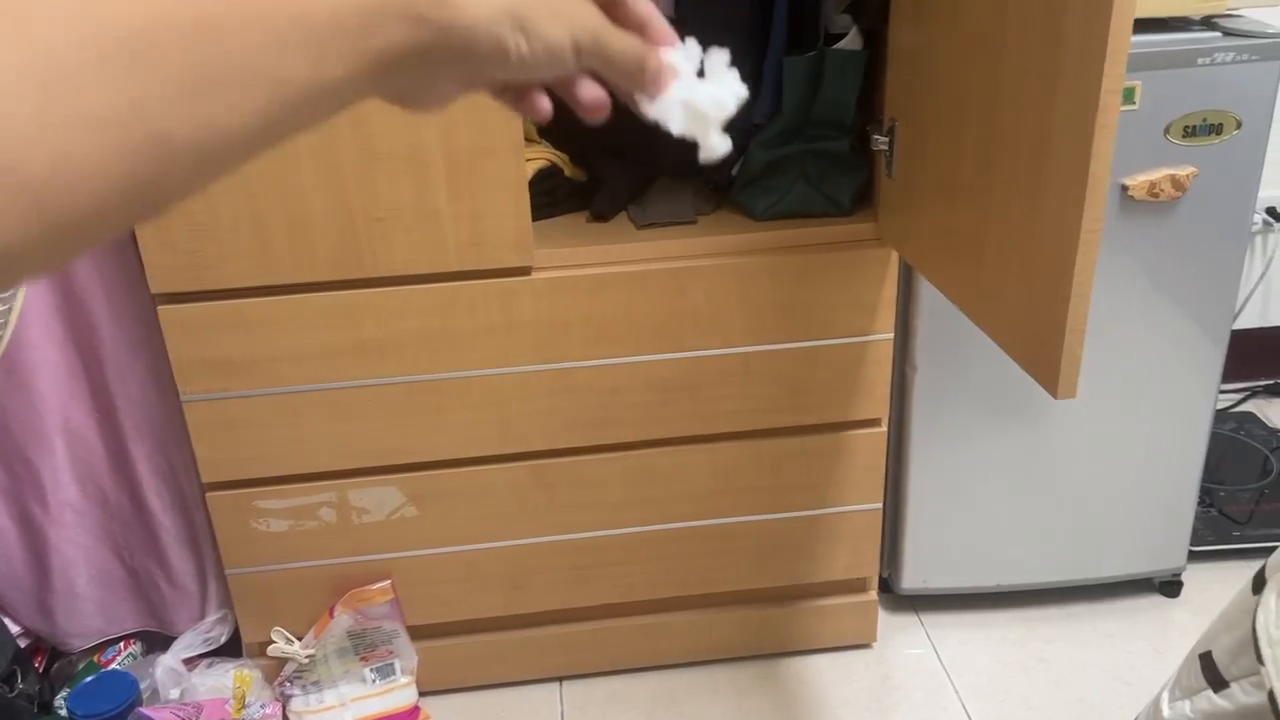
#> input picture frame 27 of Trash dection/448403827_7837818646332339_4452877162250273708_n.mp4, 1280 x 720 px, given in place of BRK6893.mp4, which was not available
$ python OF_test2.py
#> lines starting #> are read from the running program, lines starting #| are printed output that depends on the picture; pictures that were not available may be replaced by others from this repository, and a replacement may not be noted
import numpy as np
import cv2 as cv

cap = cv.VideoCapture(r'C:\Users\chanmuen\Downloads\trash.v2i.yolov8\BRK6893.mp4')

# params for ShiTomasi corner detection
feature_params = dict(maxCorners=100,
                      qualityLevel=0.3,
                      minDistance=7,
                      blockSize=7)

# Parameters for lucas kanade optical flow
lk_params = dict(winSize=(15, 15),
                 maxLevel=2,
                 criteria=(cv.TERM_CRITERIA_EPS | cv.TERM_CRITERIA_COUNT, 10, 0.03))

# Create some random colors
color = np.random.randint(0, 255, (100, 3))

# Take first frame and find corners in it
ret, old_frame = cap.read()
#> old_frame is the input picture: shape (720, 1280, 3); mean B, G, R 101.5, 123.1, 151.5
old_gray = cv.cvtColor(old_frame, cv.COLOR_BGR2GRAY)
p0 = cv.goodFeaturesToTrack(old_gray, mask=None, **feature_params)
#> p0 = 53 rows, first 8: [120, 644], [118, 664], [300, 640], [132, 642], [22, 645], [37, 665], [64, 712], [1190, 552]

# Create a mask image for drawing purposes
mask = np.zeros_like(old_frame)

# Define the ROI (e.g., the area where the trash can is located)
roi_top_left = (400, 300)
roi_bottom_right = (500, 400)

while(1):
    ret, frame = cap.read()
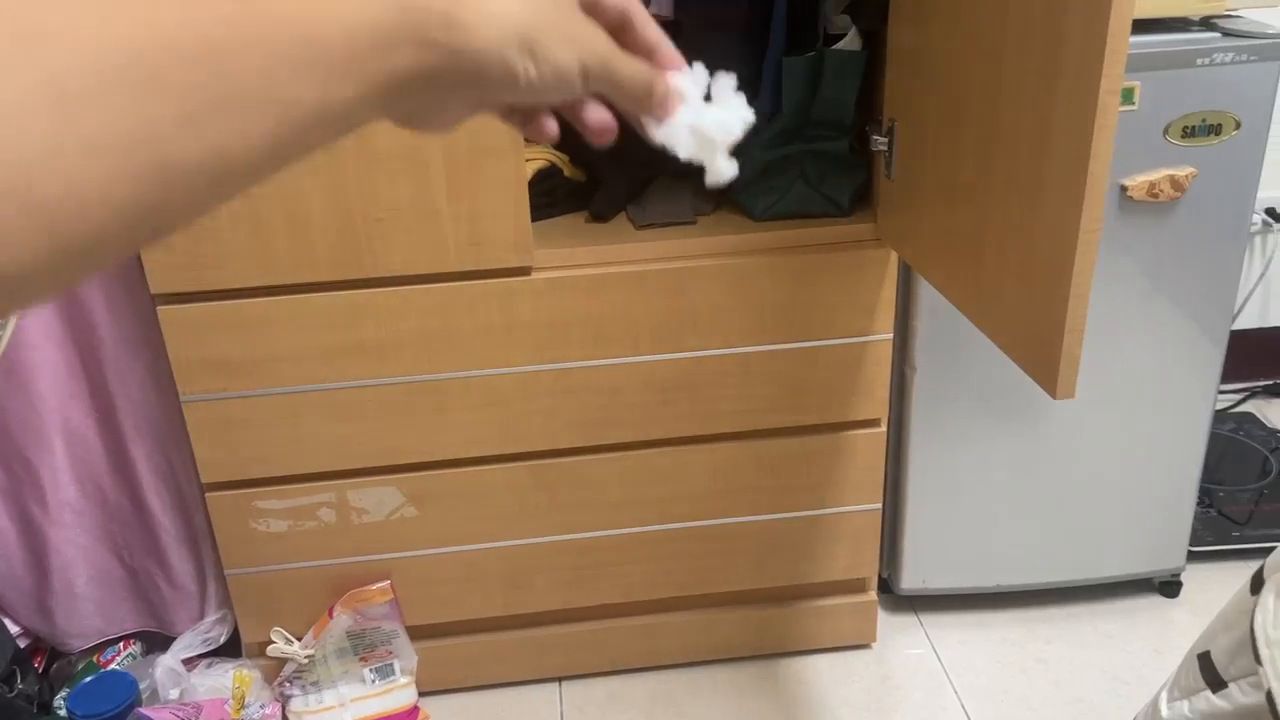
#> input picture frame 28 of Trash dection/448403827_7837818646332339_4452877162250273708_n.mp4, 1280 x 720 px, given in place of BRK6893.mp4, which was not available
#> frame is the input picture: shape (720, 1280, 3); mean B, G, R 101.7, 123.8, 152
    if not ret:
        break
    frame_gray = cv.cvtColor(frame, cv.COLOR_BGR2GRAY)
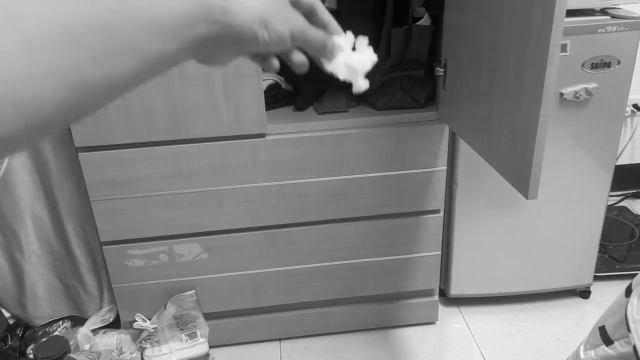
#> frame_gray: shape (720, 1280) (shown at 1/2 size); min 0, max 255, mean 129.7

    # calculate optical flow
    p1, st, err = cv.calcOpticalFlowPyrLK(old_gray, frame_gray, p0, None, **lk_params)
#> p1 = 53 rows, first 8: [119.5, 644.3], [117.4, 664.3], [299.5, 640.2], [131.8, 642.2], [21.63, 645.2], [36.54, 665.2], [63.41, 712.2], [1189.2, 552.2]; st = 53 values from 1 to 1; err = 53 values, max 6.37 at index 19, min 1.34 at index 20, mean 2.97

    # Select good points
    good_new = p1[st == 1]
#> good_new = 53 pairs, first value 12.48 to 1273.6, second value 20.63 to 712.2
    good_old = p0[st == 1]
#> good_old = 53 pairs, first value 13 to 1274, second value 20 to 712

    # draw the tracks
    for i, (new, old) in enumerate(zip(good_new, good_old)):
        a, b = new.ravel()
        c, d = old.ravel()
        a, b, c, d = int(a), int(b), int(c), int(d)
        mask = cv.line(mask, (a, b), (c, d), color[i].tolist(), 2)
        frame = cv.circle(frame, (a, b), 5, color[i].tolist(), -1)

        # Check if the new point is in the ROI
        if (roi_top_left[0] <= a <= roi_bottom_right[0]) and (roi_top_left[1] <= b <= roi_bottom_right[1]):
            # Check if there is a significant downward motion
            if b > d + 20:
                print("Littering detected")
#> this loop made 53 passes
#> (new, a, b, c, d) on passes 1 to 8: ([119.5, 644.3], 119, 644, 120, 644), ([117.4, 664.3], 117, 664, 118, 664), ([299.5, 640.2], 299, 640, 300, 640), ([131.8, 642.2], 131, 642, 132, 642), ([21.63, 645.2], 21, 645, 22, 645), ([36.54, 665.2], 36, 665, 37, 665), ([63.41, 712.2], 63, 712, 64, 712), ([1189.2, 552.2], 1189, 552, 1190, 552)
#> frame: shape (720, 1280, 3); mean B, G, R 101.7, 123.8, 152
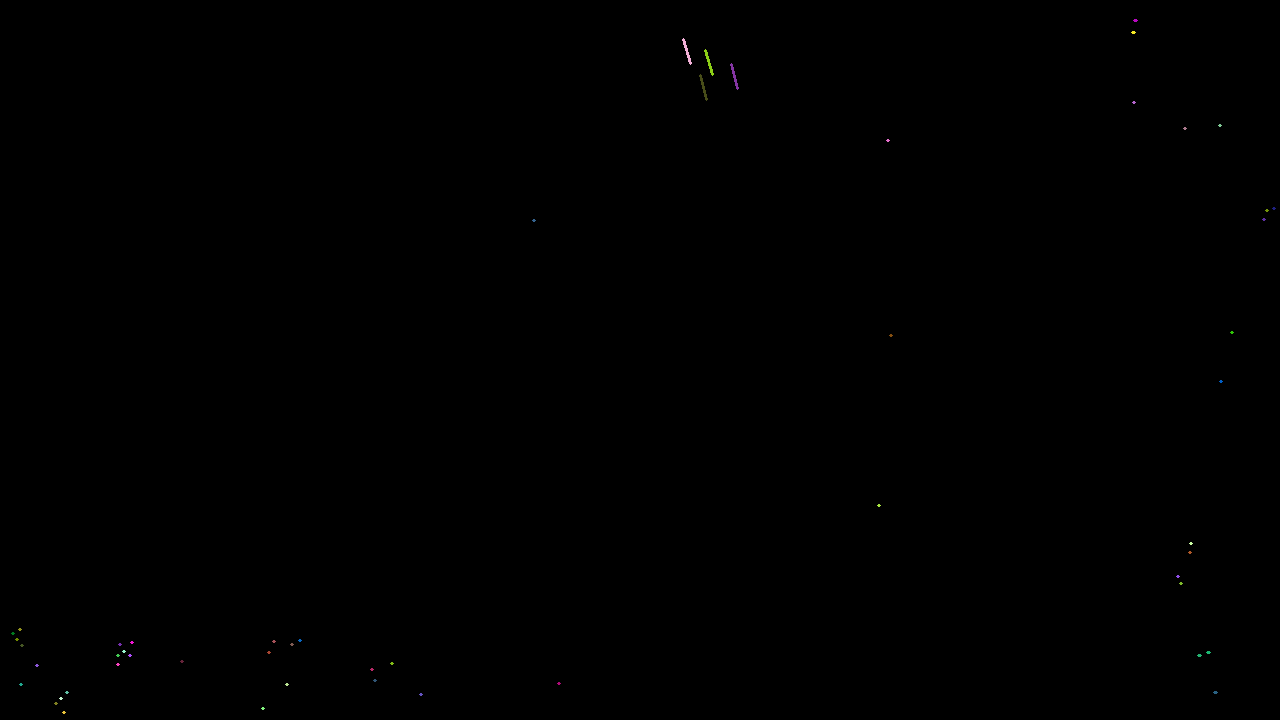
#> mask: shape (720, 1280, 3); mean of channels 0, 1, 2 0.1, 0.1, 0.1; drawn as B, G, R

    img = cv.add(frame, mask)

    # Draw the ROI on the frame
    frame = cv.rectangle(frame, roi_top_left, roi_bottom_right, (0, 255, 0), 2)
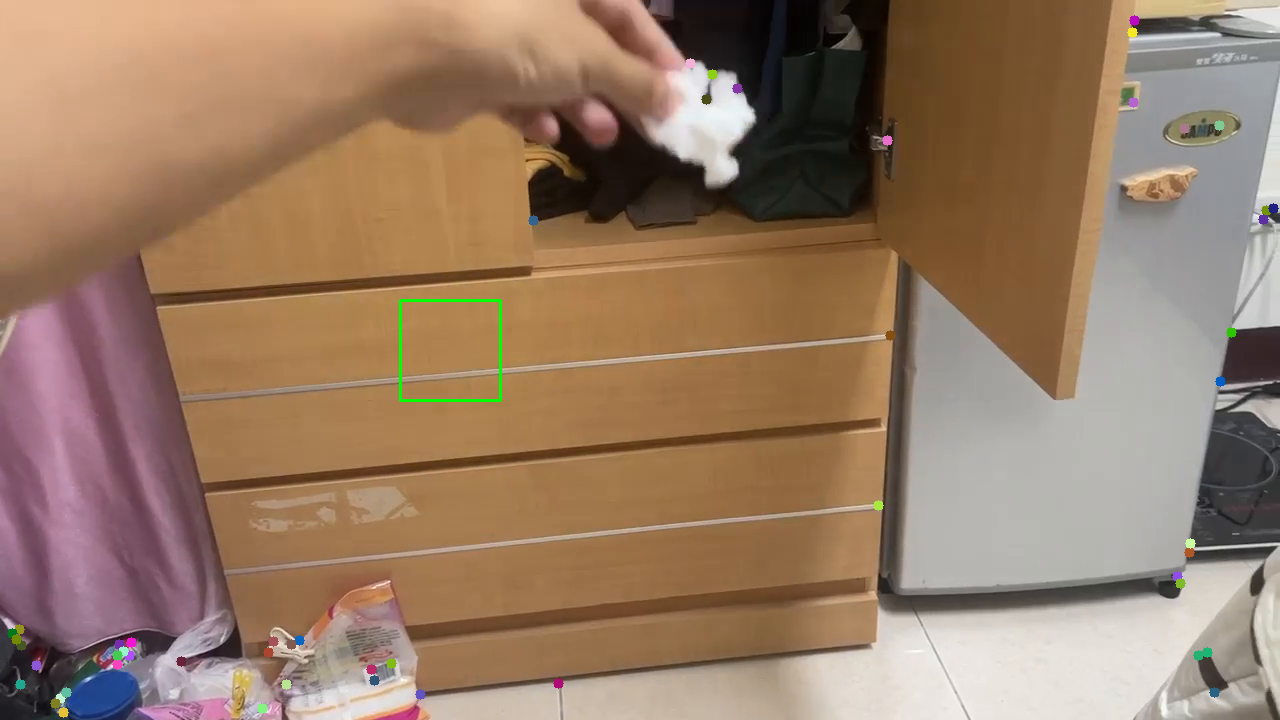
#> frame: shape (720, 1280, 3); mean B, G, R 101.6, 124, 151.8

    cv.imshow('frame', img)
    k = cv.waitKey(30) & 0xff
#> (key Esc is pressed here)
    if k == 27:
        break

    # Now update the previous frame and previous points
    old_gray = frame_gray.copy()
    p0 = good_new.reshape(-1, 1, 2)

cv.destroyAllWindows()
cap.release()

$ run again, starting later in the video
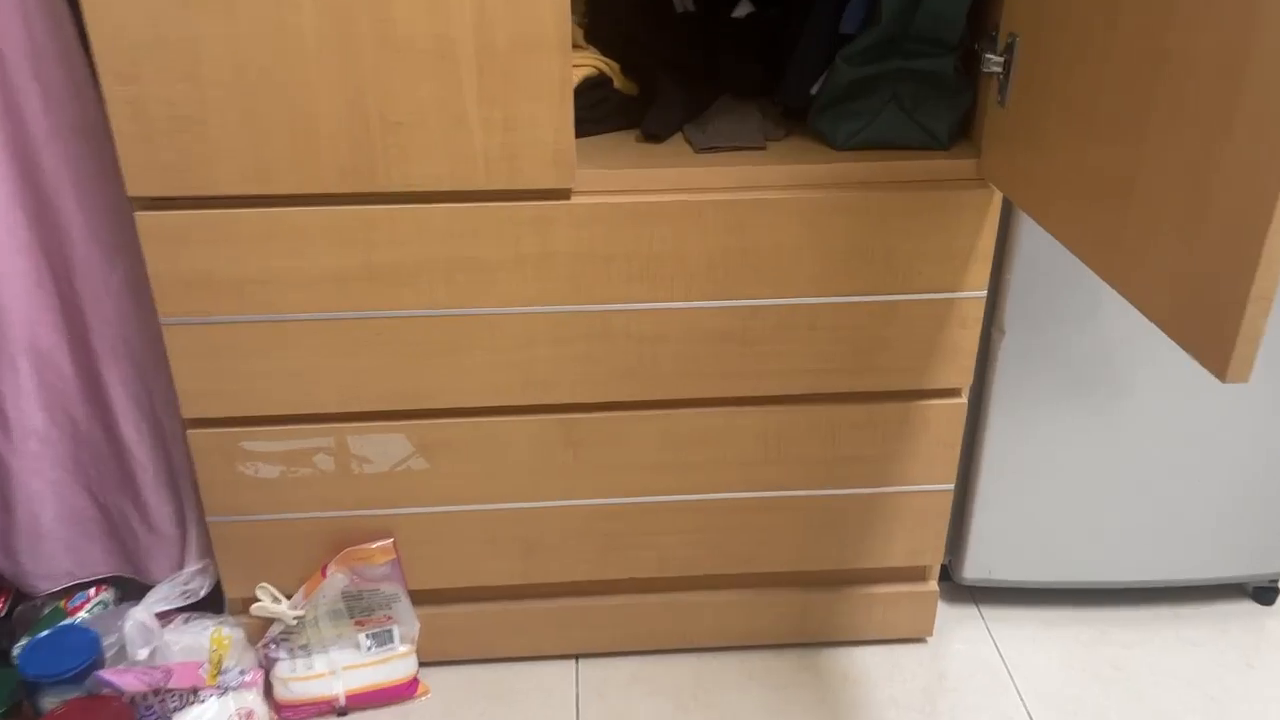
#> input picture frame 125 of Trash dection/448403827_7837818646332339_4452877162250273708_n.mp4, 1280 x 720 px, given in place of BRK6893.mp4, which was not available
#> old_frame is the input picture: shape (720, 1280, 3); mean B, G, R 96.9, 120.6, 152.1
#> p0 = 26 rows, first 8: [93, 589], [289, 598], [984, 293], [421, 664], [259, 599], [86, 613], [155, 615], [1278, 584]
#> `frame_gray = cv.cvtColor(frame, cv.COLOR_BGR2GRAY)`:
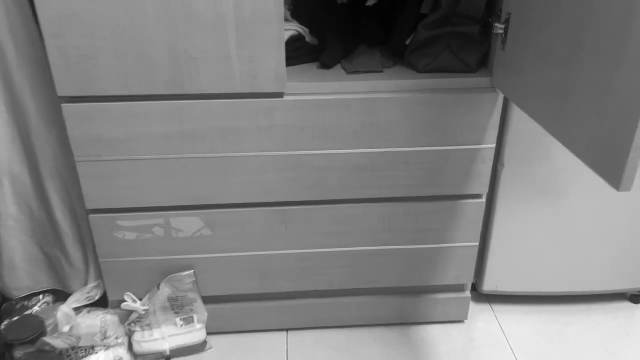
#> frame_gray: shape (720, 1280) (shown at 1/2 size); min 1, max 255, mean 127.5
#> p1 = 26 rows, first 8: [82.62, 590.9], [281.3, 600.3], [988, 290.7], [415.7, 667], [251.5, 601.2], [76.04, 615], [145.3, 617.5], [1294.3, 587.5]; st = 26 values, max 1 at index 0, min 0 at index 7, mean 0.962; err = 26 values, max 10.07 at index 17, min 4.58e-41 at index 7, mean 4.11
#> good_new = 25 pairs, first value 65.88 to 1006.9, second value 49.16 to 704.3
#> good_old = 25 pairs, first value 76 to 1002, second value 56 to 700
#> the loop `for i, (new, old) in enumerate(zip(good_new, good_old)):` made 25 passes
#> (new, a, b, c, d) on passes 1 to 8: ([82.62, 590.9], 82, 590, 93, 589), ([281.3, 600.3], 281, 600, 289, 598), ([988, 290.7], 987, 290, 984, 293), ([415.7, 667], 415, 666, 421, 664), ([251.5, 601.2], 251, 601, 259, 599), ([76.04, 615], 76, 615, 86, 613), ([145.3, 617.5], 145, 617, 155, 615), ([358.8, 636.6], 358, 636, 365, 634)
#> `frame = cv.rectangle(frame, roi_top_left, roi_bottom_right, (0, 255, 0..`:
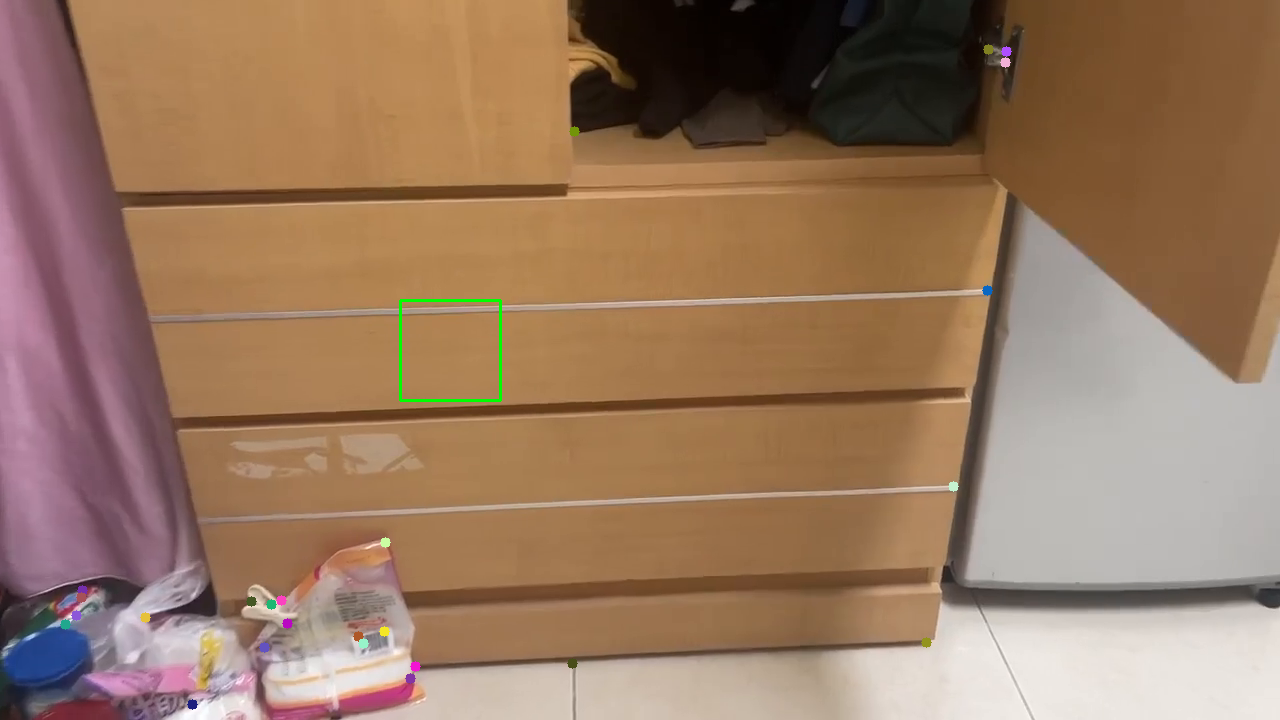
#> frame: shape (720, 1280, 3); mean B, G, R 96.7, 120.8, 152.3
